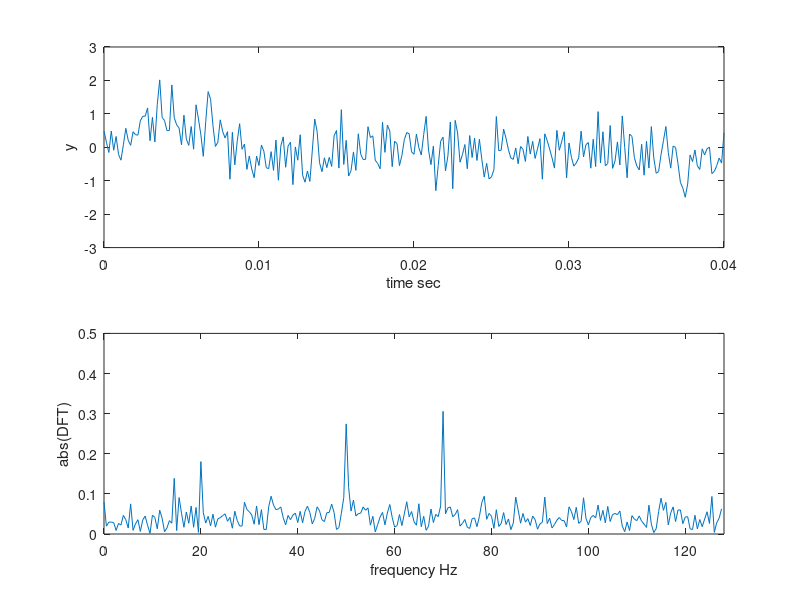

Write the MATLAB code that produced this figure.
clf
f1=20; f2=50; f3=70; nt=512; T=2; dt=T/nt
df=1/T
fmax=(nt/2)*df; t=0:dt:nt*dt; tt=0:dt/25:nt*dt/50;
y=0.2*cos(2*pi*f1*t)+0.35*sin(2*pi*f2*t)+0.3*sin(2*pi*f3*t);
yy=0.2*cos(2*pi*f1*tt)+0.35*sin(2*pi*f2*tt)+0.3*sin(2*pi*f3*tt);
y=y+0.5*randn(size(t)); yy=yy+0.5*randn(size(tt));
f=0:df:(nt/2-1)*df;
figure(1);
subplot(211), plot(tt,yy)
axis([0 0.04 -3 3])
xlabel('time sec'); ylabel('y')
yf=fft(y); yp=zeros(1,(nt/2));
yp(1:nt/2)=(2/nt)*yf(1:nt/2);
subplot(212), plot(f,abs(yp))
axis([0 fmax 0 0.5])
xlabel('frequency Hz'); ylabel('abs(DFT)');